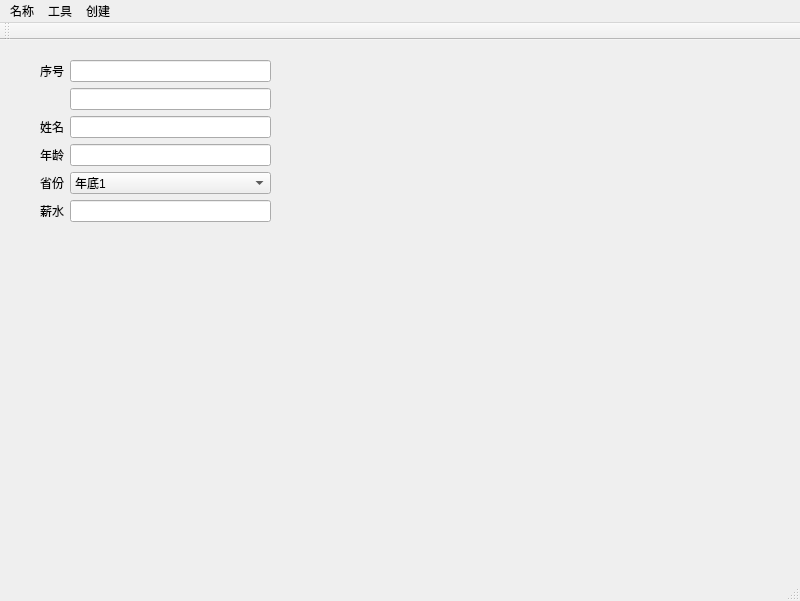
<?xml version="1.0" encoding="UTF-8"?>
<ui version="4.0">
 <class>MainWindow</class>
 <widget class="QMainWindow" name="MainWindow">
  <property name="geometry">
   <rect>
    <x>0</x>
    <y>0</y>
    <width>800</width>
    <height>601</height>
   </rect>
  </property>
  <property name="windowTitle">
   <string>MainWindow</string>
  </property>
  <widget class="QWidget" name="centralwidget">
   <widget class="QWidget" name="layoutWidget">
    <property name="geometry">
     <rect>
      <x>40</x>
      <y>20</y>
      <width>231</width>
      <height>231</height>
     </rect>
    </property>
    <layout class="QFormLayout" name="formLayout">
     <item row="0" column="0">
      <widget class="QLabel" name="label">
       <property name="text">
        <string>序号</string>
       </property>
      </widget>
     </item>
     <item row="2" column="0">
      <widget class="QLabel" name="label_2">
       <property name="text">
        <string>姓名</string>
       </property>
      </widget>
     </item>
     <item row="4" column="0">
      <widget class="QLabel" name="label_3">
       <property name="text">
        <string>年龄</string>
       </property>
      </widget>
     </item>
     <item row="6" column="0">
      <widget class="QLabel" name="label_4">
       <property name="text">
        <string>省份</string>
       </property>
      </widget>
     </item>
     <item row="6" column="1">
      <widget class="QComboBox" name="comboBox">
       <item>
        <property name="text">
         <string>年底1</string>
        </property>
       </item>
       <item>
        <property name="text">
         <string>新建项目</string>
        </property>
       </item>
       <item>
        <property name="text">
         <string>新建项目</string>
        </property>
       </item>
       <item>
        <property name="text">
         <string>新建项目</string>
        </property>
       </item>
       <item>
        <property name="text">
         <string>w54</string>
        </property>
       </item>
       <item>
        <property name="text">
         <string>新建项目</string>
        </property>
       </item>
      </widget>
     </item>
     <item row="8" column="0">
      <widget class="QLabel" name="label_5">
       <property name="text">
        <string>薪水</string>
       </property>
      </widget>
     </item>
     <item row="0" column="1">
      <widget class="QLineEdit" name="lineEdit">
       <property name="text">
        <string/>
       </property>
      </widget>
     </item>
     <item row="1" column="1">
      <widget class="QLineEdit" name="lineEdit_2"/>
     </item>
     <item row="2" column="1">
      <widget class="QLineEdit" name="lineEdit_3"/>
     </item>
     <item row="4" column="1">
      <widget class="QLineEdit" name="lineEdit_5"/>
     </item>
     <item row="8" column="1">
      <widget class="QLineEdit" name="lineEdit_4"/>
     </item>
    </layout>
   </widget>
  </widget>
  <widget class="QMenuBar" name="menubar">
   <property name="geometry">
    <rect>
     <x>0</x>
     <y>0</y>
     <width>800</width>
     <height>26</height>
    </rect>
   </property>
   <widget class="QMenu" name="menu">
    <property name="title">
     <string>名称</string>
    </property>
    <addaction name="separator"/>
    <addaction name="separator"/>
    <addaction name="actionghua"/>
    <addaction name="actionhgkK"/>
   </widget>
   <widget class="QMenu" name="menu_2">
    <property name="title">
     <string>工具</string>
    </property>
    <addaction name="separator"/>
    <addaction name="separator"/>
   </widget>
   <widget class="QMenu" name="menu_3">
    <property name="title">
     <string>创建</string>
    </property>
    <addaction name="separator"/>
    <addaction name="separator"/>
    <addaction name="actionwenjian"/>
   </widget>
   <addaction name="menu"/>
   <addaction name="menu_2"/>
   <addaction name="menu_3"/>
  </widget>
  <widget class="QStatusBar" name="statusbar"/>
  <widget class="QToolBar" name="QTWE">
   <property name="windowTitle">
    <string>toolBar</string>
   </property>
   <attribute name="toolBarArea">
    <enum>TopToolBarArea</enum>
   </attribute>
   <attribute name="toolBarBreak">
    <bool>false</bool>
   </attribute>
  </widget>
  <action name="actionghua">
   <property name="text">
    <string>ghua </string>
   </property>
  </action>
  <action name="actionhgkK">
   <property name="text">
    <string>hgkK</string>
   </property>
  </action>
  <action name="actionwenjian">
   <property name="text">
    <string>wenjian</string>
   </property>
  </action>
 </widget>
 <resources/>
 <connections/>
</ui>
